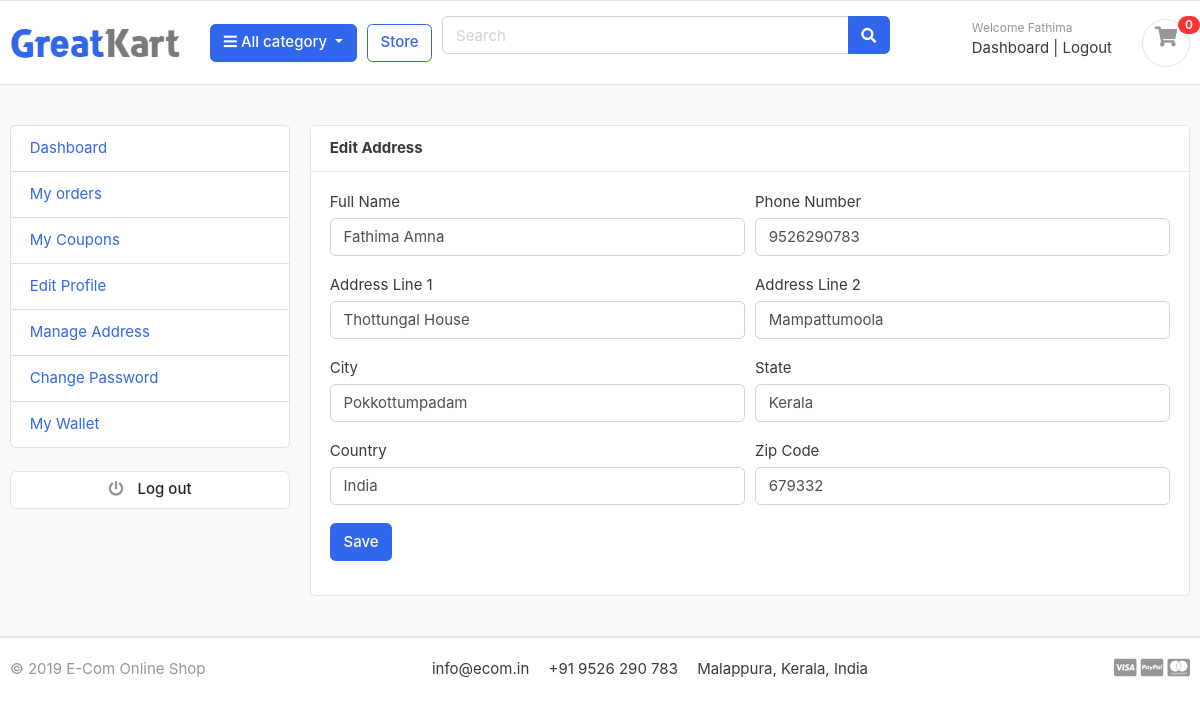
Page /accounts/edit_address/9/ (signed in) on the committed database.
### accounts/models.py (models this page shows, shortened)
class Account(AbstractBaseUser):
    first_name = models.CharField(max_length=50)
    last_name = models.CharField(max_length=50)
    username = models.CharField(max_length=50, unique=True)
    email = models.EmailField(max_length=100, unique=True)
    phone_number = models.CharField(max_length=12, unique=True, default='')
    wallet = models.FloatField(null=True, default=0.0)
    date_joined = models.DateTimeField(auto_now_add=True)
    last_login = models.DateTimeField(auto_now_add=True)
    is_admin = models.BooleanField(default=False)
    is_staff = models.BooleanField(default=False)
    is_active = models.BooleanField(default=True)
    is_superadmin = models.BooleanField(default=False)
    USERNAME_FIELD = 'email'
    REQUIRED_FIELDS = ['username', 'first_name', 'last_name']
    objects = MyAccountManager()
    class Meta:
        verbose_name = 'account'
        verbose_name_plural = 'accounts'

class Address(models.Model):
    user = models.ForeignKey(Account, on_delete=models.CASCADE)
    full_name = models.CharField(max_length=20, default='')
    phone_number = models.CharField(max_length=15)
    address_line_1 = models.CharField(max_length=100)
    address_line_2 = models.CharField(blank=True, max_length=100)
    city = models.CharField(max_length=20)
    state = models.CharField(max_length=20)
    country = models.CharField(max_length=20)
    zipcode = models.CharField(max_length=6)

### accounts/views.py (the view)
# urls.py: path('edit_address/<int:address_id>/', views.edit_address, name='edit_address'),
@cache_control(no_cache=True, must_revalidate=True, no_store=True)
@login_required(login_url='login_user')
def edit_address(request, address_id):
    address = get_object_or_404(Address, id=address_id)
    if request.method == 'POST':
        form = AddressForm(request.POST, instance=address)
        if form.is_valid():
            form.save()
            return redirect('address_list')
    else:
        form = AddressForm(instance=address)
    return render(request, 'accounts/edit-address.html', {'form': form, 'address_id': address_id})

### accounts/forms.py
class AddressForm(forms.ModelForm):
    class Meta:
        model = Address
        fields = ('full_name', 'phone_number', 'address_line_1', 'address_line_2', 'city', 'state', 'country', 'zipcode')
    def __init__(self, *args, **kwargs):
        super(AddressForm, self).__init__(*args, **kwargs)
        for field in self.fields:
            self.fields[field].widget.attrs['class'] = 'form-control'

### carts/context_processors.py (called while the page is built)
def counter(request):
    cart_count = 0
    if 'admin' in request.path:
        return {}
    else:
        try:
            cart = Cart.objects.filter(cart_id = _cart_id(request))
            if request.user.is_authenticated:
                cart_items = CartItem.objects.all().filter(user=request.user)
            else:
                cart_items = CartItem.objects.all().filter(cart=cart[:1])
            for cart_item in cart_items:
                cart_count += cart_item.quantity
        except Cart.DoesNotExist:
            cart_count = 0
    return dict(cart_count=cart_count)

### carts/views.py (called while the page is built)
def _cart_id(request):
    cart = request.session.session_key
    if not cart:
        cart = request.session.create()
    return cart

### category/context_processors.py (called while the page is built)
def menu_links(request):
    links = Category.objects.all()
    return dict(links=links)

### category/models.py (called while the page is built)
    def get_url(self):
        return reverse('products_by_category', args=[self.slug])

### templates/accounts/edit-address.html (shortened to what this page needs)
{% extends 'base.html' %}
{% load static %}
{% block content %}
<section class="section-conten padding-y bg">
    <div class="container">
        <div class="row">
            {% include 'includes/dashboard-sidebar.html' %}
            <main class="col-md-9">
                <article class="card">
                    <header class="card-header">
                        <strong class="d-inline-block mr-3">Edit Address</strong>
                    </header>
                    <div class="card-body">
                        <div class="row">
                            <div class="col-md-12">
                                <form action="{% url 'edit_address' address_id=address_id %}" method="POST">
                                    <div class="form-row">
                                        <div class="col form-group col-md-6">
                                            <label>Full Name</label>
                                            {{ form.full_name }}
                                        </div>
                                        <div class="col form-group col-md-6">
                                            <label>Phone Number</label>
                                            {{ form.phone_number }}
                                        </div>
                                    </div>
                                    <div class="form-row">
                                        <div class="form-group col-md-6">
                                            <label>Address Line 1</label>
                                            {{ form.address_line_1 }}
                                        </div>
                                        <div class="form-group col-md-6">
                                            <label>Address Line 2</label>
                                            {{ form.address_line_2 }}
                                        </div>
                                    </div>
                                    <div class="form-row">
                                        <div class="form-group col-md-6">
                                            <label>City</label>
                                            {{ form.city }}
                                        </div>
                                        <div class="form-group col-md-6">
                                            <label>State</label>
                                            {{ form.state }}
                                        </div>
                                    </div>
                                    <div class="form-row">
                                        <div class="form-group col-md-6">
                                            <label>Country</label>
                                            {{ form.country }}
                                        </div>
                                        <div class="form-group col-md-6">
                                            <label>Zip Code</label>
                                            {{ form.zipcode }}
                                        </div>
                                    </div>
                                    <input type="submit" value="Save" class="btn btn-primary">
                                </form>
                            </div>
                        </div>
                    </div>
                </article>
            </main>
        </div>
    </div>
</section>
{% endblock %}

### templates/includes/navbar.html (shortened to what this page needs)
{% load static %}
<header class="section-header">
    <section class="header-main border-bottom">
        <div class="container">
            <div class="row align-items-center">
                <div class="col-lg-2 col-md-3 col-6">
                    <a href="{% url 'home' %}" class="brand-wrap">
                        <img class="logo" src="{% static './images/logo.png' %}">
                    </a>
                </div>
                <div class="col-lg col-sm col-md col-6 flex-grow-0">
                    <div class="category-wrap dropdown d-inline-block float-right">
                        <button type="button" class="btn btn-primary dropdown-toggle" data-toggle="dropdown">
                            <i class="fa fa-bars"></i> All category
                        </button>
                    </div>
                </div>
                <a href="{% url 'store' %}" class="btn btn-outline-primary">Store</a>
                <div class="col-lg  col-md-6 col-sm-12 col">
                    <form action="{% url 'search' %}" class="search" method="GET">
                        <div class="input-group w-100">
                            <input type="text" class="form-control" style="width:60%;" placeholder="Search" name="keyword">
                            <div class="input-group-append">
                                <button class="btn btn-primary" type="submit">
                                    <i class="fa fa-search"></i>
                                </button>
                            </div>
                        </div>
                    </form>
                </div>
                <div class="col-lg-3 col-sm-6 col-8 order-2 order-lg-3">
                    <div class="d-flex justify-content-end mb-3 mb-lg-0">
                        {% if user.id %}
                        <div class="widget-header">
                            <small class="title text-muted">Welcome {{ user.first_name }} </small>
                            <div>
                                <a href="{% url 'dashboard' %}">Dashboard</a> <span class="dark-transp"> | </span>
                                <a href="{% url 'logout_user' %}">Logout</a>
                            </div>
                        </div>
                        {% endif %}
                        <a href="{% url 'cart' %}" class="widget-header pl-3 ml-3">
                            <div class="icon icon-sm rounded-circle border"><i class="fa fa-shopping-cart pt-2"></i>
                            </div>
                            <span class="badge badge-pill badge-danger notify">{{ cart_count }}</span>
                        </a>
                    </div>
                </div>
            </div>
        </div>
    </section>
</header>

### static/css/ui.css (style rules this page uses)
html { font-family: "Inter", sans-serif; font-size: 15px; }
.icon-xs, .icon-sm, .icon-md, .icon-lg { display: inline-block; text-align: center; flex-shrink: 0; flex-grow: 0; }
.icon-sm { width: 48px; height: 48px; line-height: 48px !important; font-size: 20px; }
.padding-y { padding-top: 40px; padding-bottom: 40px; }
article:after, .form-group:after { display: block; clear: both; content: ""; }
.bg { background-color: #f8f9fa; }
.header-main { position: relative; padding-top: 1rem; padding-bottom: 1rem; }
.brand-wrap .logo, .navbar-brand .logo { margin-right: 7px; max-height: 42px; display: inline-block; }
.widget-header { display: inline-block; vertical-align: middle; position: relative; }
.widget-header a { color: #343a40; }
.widget-header i { color: #969696; }
.widget-header .title { display: block; }
.widget-header .notify { position: absolute; top: -3px; right: -10px; }
.notify { position: absolute; top: -4px; right: -10px; display: inline-block; padding: 0.25em 0.6em; font-size: 12px; line-height: 1; text-align: center; border-radius: 3rem; color: #fff; background-color: #fa3434; }

### rows in the picture
Account: first_name "Fathima"
Address: full_name "Fathima Amna", phone_number "9526290783", address_line_1 "Thottungal House", address_line_2 "Mampattumoola", city "Pokkottumpadam", state "Kerala", country "India", zipcode "679332"

### other values in the picture
{{ cart_count }} "0"
